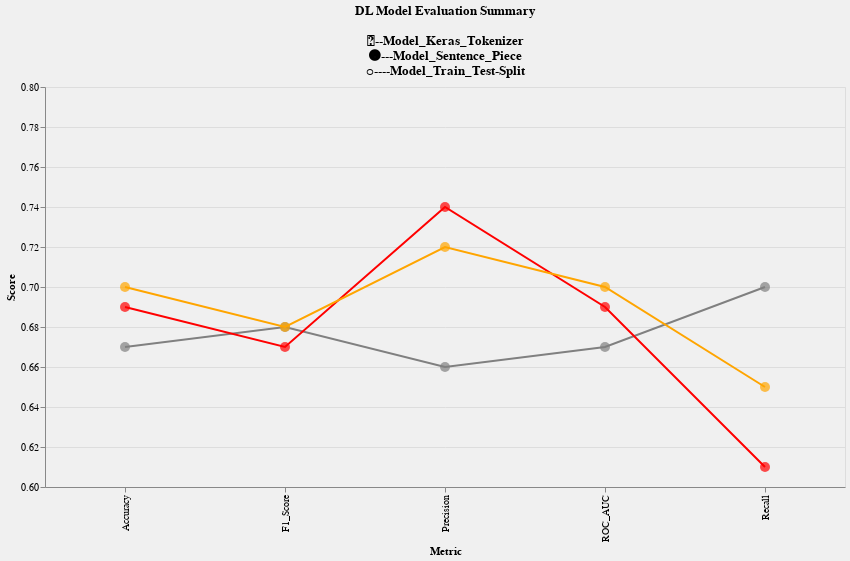

Notebook code cell kept with this figure:
### Code cell
# Plot Model performance: 

summary = dl_model_summary.reset_index().rename(columns = {'index':'Metric'})

import altair as alt
model_split_line = (alt.Chart(summary)
         .mark_line(color = 'grey').encode(
             y = alt.Y('Model_Train_Test_split:Q', scale = alt.Scale(domain= [0.6,0.8]),title = "Score"),
             x= alt.X('Metric'),
             tooltip = alt.Tooltip(['Model_Train_Test_split:Q','Metric:N'])))

model_split_circle = (alt.Chart(summary)
         .mark_circle(color = 'grey', size = 100).encode(
             y = alt.Y('Model_Train_Test_split:Q', scale = alt.Scale(domain= [0.6,0.8]),title = ""),
             x= alt.X('Metric'),
             tooltip = alt.Tooltip(['Model_Train_Test_split:Q','Metric:N'])))
              
              
model_tok_line = (alt.Chart(summary)
                  .mark_line(color = 'red').encode(
                      y = alt.Y('Model_Keras_Tokenizer:Q', scale = alt.Scale(domain= [0.6,0.8]),title = ""),
                      x= alt.X('Metric'),
                      tooltip = alt.Tooltip(['Model_Keras_Tokenizer:Q','Metric:N'])))


model_tok_circle = (alt.Chart(summary)
                  .mark_circle(color = 'red', size = 100).encode(
                      y = alt.Y('Model_Keras_Tokenizer:Q', scale = alt.Scale(domain= [0.6,0.8]),title = ""),
                      x= alt.X('Metric'),
                      tooltip = alt.Tooltip(['Model_Keras_Tokenizer:Q','Metric:N'])))

model_sm_line = (alt.Chart(summary)
                 .mark_line(color ='orange')
                 .encode(y = alt.Y('Model_Sentence_Piece:Q', scale = alt.Scale(domain= [0.6,0.8]),title = ""),
                         x= alt.X('Metric'),
                         tooltip = alt.Tooltip(['Model_Sentence_Piece:Q','Metric:N'])))

model_sm_circle = (alt.Chart(summary)
                 .mark_circle(color ='orange', size = 100)
                 .encode(y = alt.Y('Model_Sentence_Piece:Q', scale = alt.Scale(domain= [0.6,0.8]),title = ""),
                         x= alt.X('Metric'),
                         tooltip = alt.Tooltip(['Model_Sentence_Piece:Q','Metric:N'])))


((model_split_line+model_split_circle+model_tok_line+model_tok_circle+model_sm_line+model_sm_circle)
 .configure_view(strokeWidth =0)
 .configure(background = '#f0f0f0')
 .properties(title= ['DL Model Evaluation Summary','\n',
                     '🔴--Model_Keras_Tokenizer',
                     '🟠---Model_Sentence_Piece',
                     '⚪----Model_Train_Test-Split'], width = 800, height = 400))

### Figure 1 — Vega-Lite specification as saved in the notebook (floating-point values rounded to 4 significant figures)
{"config": {"view": {"continuousWidth": 400, "continuousHeight": 300}, "background": "#f0f0f0"}, "layer": [{"mark": {"type": "line", "color": "grey"}, "encoding": {"tooltip": [{"type": "quantitative", "field": "Model_Train_Test_split"}, {"type": "nominal", "field": "Metric"}], "x": {"type": "nominal", "field": "Metric"}, "y": {"type": "quantitative", "field": "Model_Train_Test_split", "scale": {"domain": [0.6, 0.8]}, "title": "Score"}}}, {"mark": {"type": "circle", "color": "grey", "size": 100}, "encoding": {"tooltip": [{"type": "quantitative", "field": "Model_Train_Test_split"}, {"type": "nominal", "field": "Metric"}], "x": {"type": "nominal", "field": "Metric"}, "y": {"type": "quantitative", "field": "Model_Train_Test_split", "scale": {"domain": [0.6, 0.8]}, "title": ""}}}, {"mark": {"type": "line", "color": "red"}, "encoding": {"tooltip": [{"type": "quantitative", "field": "Model_Keras_Tokenizer"}, {"type": "nominal", "field": "Metric"}], "x": {"type": "nominal", "field": "Metric"}, "y": {"type": "quantitative", "field": "Model_Keras_Tokenizer", "scale": {"domain": [0.6, 0.8]}, "title": ""}}}, {"mark": {"type": "circle", "color": "red", "size": 100}, "encoding": {"tooltip": [{"type": "quantitative", "field": "Model_Keras_Tokenizer"}, {"type": "nominal", "field": "Metric"}], "x": {"type": "nominal", "field": "Metric"}, "y": {"type": "quantitative", "field": "Model_Keras_Tokenizer", "scale": {"domain": [0.6, 0.8]}, "title": ""}}}, {"mark": {"type": "line", "color": "orange"}, "encoding": {"tooltip": [{"type": "quantitative", "field": "Model_Sentence_Piece"}, {"type": "nominal", "field": "Metric"}], "x": {"type": "nominal", "field": "Metric"}, "y": {"type": "quantitative", "field": "Model_Sentence_Piece", "scale": {"domain": [0.6, 0.8]}, "title": ""}}}, {"mark": {"type": "circle", "color": "orange", "size": 100}, "encoding": {"tooltip": [{"type": "quantitative", "field": "Model_Sentence_Piece"}, {"type": "nominal", "field": "Metric"}], "x": {"type": "nominal", "field": "Metric"}, "y": {"type": "quantitative", "field": "Model_Sentence_Piece", "scale": {"domain": [0.6, 0.8]}, "title": ""}}}], "data": {"name": "data-8f4f23d9260c389b5c67c2fe0402d303"}, "height": 400, "title": ["DL Model Evaluation Summary", "\n", "🔴--Model_Keras_Tokenizer", "🟠---Model_Sentence_Piece", "⚪----Model_Train_Test-Split"], "width": 800, "$schema": "https://vega.github.io/schema/vega-lite/v4.8.1.json", "datasets": {"data-8f4f23d9260c389b5c67c2fe0402d303": [{"Metric": "Accuracy", "Model_Train_Test_split": 0.67, "Model_Keras_Tokenizer": 0.69, "Model_Sentence_Piece": 0.7}, {"Metric": "Precision", "Model_Train_Test_split": 0.66, "Model_Keras_Tokenizer": 0.74, "Model_Sentence_Piece": 0.72}, {"Metric": "Recall", "Model_Train_Test_split": 0.7, "Model_Keras_Tokenizer": 0.61, "Model_Sentence_Piece": 0.65}, {"Metric": "F1_Score", "Model_Train_Test_split": 0.68, "Model_Keras_Tokenizer": 0.67, "Model_Sentence_Piece": 0.68}, {"Metric": "ROC_AUC", "Model_Train_Test_split": 0.67, "Model_Keras_Tokenizer": 0.69, "Model_Sentence_Piece": 0.7}]}}
